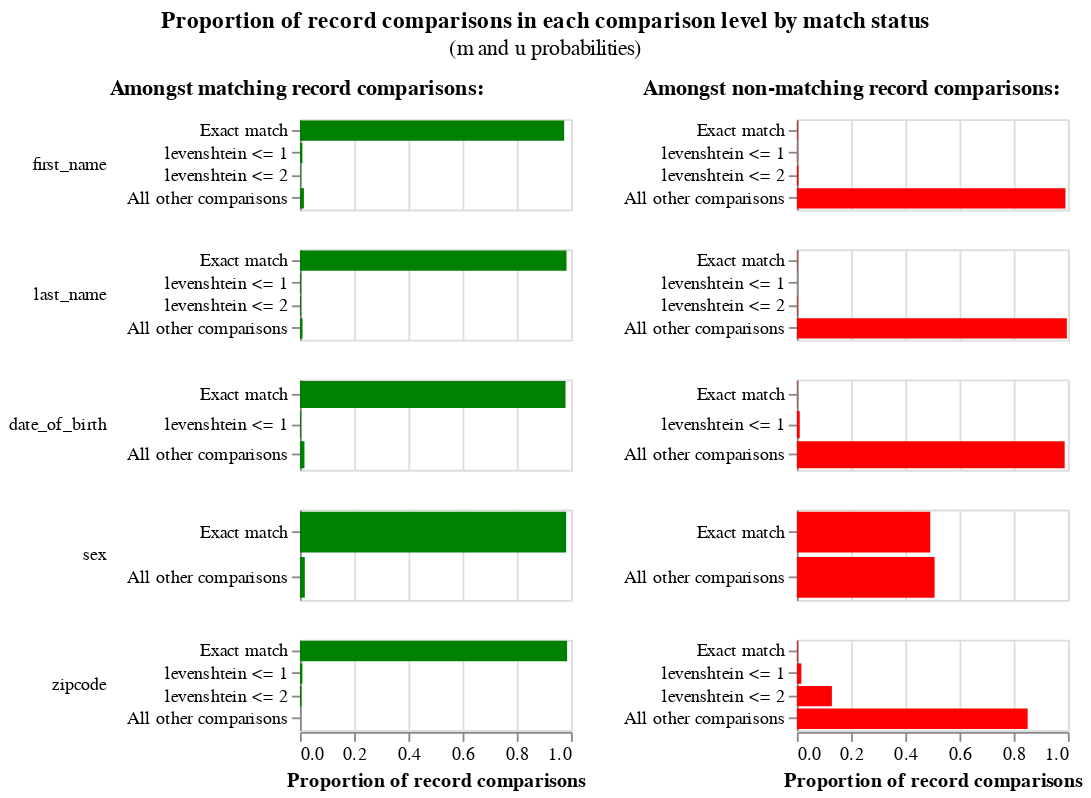

Notebook code for this chart:
### Code cell
linker.m_u_parameters_chart()

### Figure 1 — Vega-Lite specification as saved in the notebook (floating-point values rounded to 4 significant figures)
{"config": {"view": {"width": 400, "height": 300}, "title": {"anchor": "middle", "offset": 10}, "header": {"title": null}}, "hconcat": [{"mark": "bar", "title": {"text": "Amongst matching record comparisons:", "fontWeight": "bold", "fontSize": 12}, "encoding": {"row": {"type": "nominal", "field": "comparison_name", "sort": {"field": "comparison_sort_order"}, "header": {"labelAngle": 0, "labelAnchor": "middle", "labelAlign": "left"}}, "x": {"type": "quantitative", "field": "m_probability", "axis": {"title": "Proportion of record comparisons"}}, "y": {"type": "nominal", "axis": {"title": null}, "field": "label_for_charts", "sort": {"field": "comparison_vector_value", "order": "descending"}}, "tooltip": [{"type": "nominal", "field": "m_probability_description", "title": "m probability description"}, {"type": "nominal", "field": "comparison_name", "title": "Comparison column name"}, {"type": "ordinal", "field": "label_for_charts", "title": "Label"}, {"type": "nominal", "field": "sql_condition", "title": "SQL condition"}, {"type": "quantitative", "field": "m_probability", "format": ".4p", "title": "m probability"}, {"type": "quantitative", "field": "u_probability", "format": ".4p", "title": "u probability"}, {"type": "quantitative", "field": "bayes_factor", "title": "Bayes factor = m/u", "format": ",.4f"}, {"type": "quantitative", "field": "log2_bayes_factor", "title": "Match weight = log2(m/u)", "format": ",.4f"}], "color": {"value": "green"}}, "resolve": {"scale": {"y": "independent"}}, "transform": [{"filter": "(datum.bayes_factor != 'no-op filter due to vega lite issue 4680')"}], "width": 150, "height": 50}, {"mark": "bar", "title": {"text": "Amongst non-matching record comparisons:", "fontWeight": "bold", "fontSize": 12}, "encoding": {"row": {"type": "nominal", "field": "comparison_name", "sort": {"field": "comparison_sort_order"}, "header": {"labels": false}}, "x": {"type": "quantitative", "field": "u_probability", "axis": {"title": "Proportion of record comparisons"}}, "y": {"type": "nominal", "axis": {"title": null}, "field": "label_for_charts", "sort": {"field": "comparison_vector_value", "order": "descending"}}, "tooltip": [{"type": "nominal", "field": "u_probability_description", "title": "u probability description"}, {"type": "nominal", "field": "comparison_name", "title": "Comparison column name"}, {"type": "ordinal", "field": "label_for_charts", "title": "Label"}, {"type": "nominal", "field": "sql_condition", "title": "SQL condition"}, {"type": "quantitative", "field": "m_probability", "format": ".4p", "title": "m probability"}, {"type": "quantitative", "field": "u_probability", "format": ".4p", "title": "u probability"}, {"type": "quantitative", "field": "bayes_factor", "title": "Bayes factor = m/u", "format": ",.4f"}, {"type": "quantitative", "field": "log2_bayes_factor", "title": "Match weight = log2(m/u)", "format": ",.4f"}], "color": {"value": "red"}}, "resolve": {"scale": {"y": "independent"}}, "transform": [{"filter": "(datum.bayes_factor != 'no-op filter2 due to vega lite issue 4680')"}], "width": 150, "height": 50}], "data": {"values": [{"comparison_name": "first_name", "sql_condition": "\"first_name_l\" = \"first_name_r\"", "label_for_charts": "Exact match", "m_probability": 0.9747, "u_probability": 0.002543, "m_probability_description": "Amongst matching record comparisons, 97.47% of records are in the exact match comparison level", "u_probability_description": "Amongst non-matching record comparisons, 0.25% of records are in the exact match comparison level", "has_tf_adjustments": false, "tf_adjustment_column": null, "tf_adjustment_weight": 1.0, "is_null_level": false, "bayes_factor": 383.3, "log2_bayes_factor": 8.582, "comparison_vector_value": 3, "max_comparison_vector_value": 3, "bayes_factor_description": "If comparison level is `exact match` then comparison is 383.27 times more likely to be a match", "probability_two_random_records_match": 0.0004458, "comparison_sort_order": 0}, {"comparison_name": "first_name", "sql_condition": "levenshtein(\"first_name_l\", \"first_name_r\") <= 1", "label_for_charts": "levenshtein <= 1", "m_probability": 0.008944, "u_probability": 0.001136, "m_probability_description": "Amongst matching record comparisons, 0.89% of records are in the levenshtein <= 1 comparison level", "u_probability_description": "Amongst non-matching record comparisons, 0.11% of records are in the levenshtein <= 1 comparison level", "has_tf_adjustments": false, "tf_adjustment_column": null, "tf_adjustment_weight": 1.0, "is_null_level": false, "bayes_factor": 7.874, "log2_bayes_factor": 2.977, "comparison_vector_value": 2, "max_comparison_vector_value": 3, "bayes_factor_description": "If comparison level is `levenshtein <= 1` then comparison is 7.87 times more likely to be a match", "probability_two_random_records_match": 0.0004458, "comparison_sort_order": 0}, {"comparison_name": "first_name", "sql_condition": "levenshtein(\"first_name_l\", \"first_name_r\") <= 2", "label_for_charts": "levenshtein <= 2", "m_probability": 0.001785, "u_probability": 0.005372, "m_probability_description": "Amongst matching record comparisons, 0.18% of records are in the levenshtein <= 2 comparison level", "u_probability_description": "Amongst non-matching record comparisons, 0.54% of records are in the levenshtein <= 2 comparison level", "has_tf_adjustments": false, "tf_adjustment_column": null, "tf_adjustment_weight": 1.0, "is_null_level": false, "bayes_factor": 0.3323, "log2_bayes_factor": -1.589, "comparison_vector_value": 1, "max_comparison_vector_value": 3, "bayes_factor_description": "If comparison level is `levenshtein <= 2` then comparison is  3.01 times less likely to be a match", "probability_two_random_records_match": 0.0004458, "comparison_sort_order": 0}, {"comparison_name": "first_name", "sql_condition": "ELSE", "label_for_charts": "All other comparisons", "m_probability": 0.01457, "u_probability": 0.9909, "m_probability_description": "Amongst matching record comparisons, 1.46% of records are in the all other comparisons comparison level", "u_probability_description": "Amongst non-matching record comparisons, 99.09% of records are in the all other comparisons comparison level", "has_tf_adjustments": false, "tf_adjustment_column": null, "tf_adjustment_weight": 1.0, "is_null_level": false, "bayes_factor": 0.0147, "log2_bayes_factor": -6.088, "comparison_vector_value": 0, "max_comparison_vector_value": 3, "bayes_factor_description": "If comparison level is `all other comparisons` then comparison is  68.01 times less likely to be a match", "probability_two_random_records_match": 0.0004458, "comparison_sort_order": 0}, {"comparison_name": "last_name", "sql_condition": "\"last_name_l\" = \"last_name_r\"", "label_for_charts": "Exact match", "m_probability": 0.9834, "u_probability": 0.001709, "m_probability_description": "Amongst matching record comparisons, 98.34% of records are in the exact match comparison level", "u_probability_description": "Amongst non-matching record comparisons, 0.17% of records are in the exact match comparison level", "has_tf_adjustments": false, "tf_adjustment_column": null, "tf_adjustment_weight": 1.0, "is_null_level": false, "bayes_factor": 575.5, "log2_bayes_factor": 9.169, "comparison_vector_value": 3, "max_comparison_vector_value": 3, "bayes_factor_description": "If comparison level is `exact match` then comparison is 575.55 times more likely to be a match", "probability_two_random_records_match": 0.0004458, "comparison_sort_order": 1}, {"comparison_name": "last_name", "sql_condition": "levenshtein(\"last_name_l\", \"last_name_r\") <= 1", "label_for_charts": "levenshtein <= 1", "m_probability": 0.003589, "u_probability": 0.0001777, "m_probability_description": "Amongst matching record comparisons, 0.36% of records are in the levenshtein <= 1 comparison level", "u_probability_description": "Amongst non-matching record comparisons, 0.02% of records are in the levenshtein <= 1 comparison level", "has_tf_adjustments": false, "tf_adjustment_column": null, "tf_adjustment_weight": 1.0, "is_null_level": false, "bayes_factor": 20.2, "log2_bayes_factor": 4.336, "comparison_vector_value": 2, "max_comparison_vector_value": 3, "bayes_factor_description": "If comparison level is `levenshtein <= 1` then comparison is 20.20 times more likely to be a match", "probability_two_random_records_match": 0.0004458, "comparison_sort_order": 1}, {"comparison_name": "last_name", "sql_condition": "levenshtein(\"last_name_l\", \"last_name_r\") <= 2", "label_for_charts": "levenshtein <= 2", "m_probability": 0.003596, "u_probability": 0.00198, "m_probability_description": "Amongst matching record comparisons, 0.36% of records are in the levenshtein <= 2 comparison level", "u_probability_description": "Amongst non-matching record comparisons, 0.20% of records are in the levenshtein <= 2 comparison level", "has_tf_adjustments": false, "tf_adjustment_column": null, "tf_adjustment_weight": 1.0, "is_null_level": false, "bayes_factor": 1.816, "log2_bayes_factor": 0.8611, "comparison_vector_value": 1, "max_comparison_vector_value": 3, "bayes_factor_description": "If comparison level is `levenshtein <= 2` then comparison is 1.82 times more likely to be a match", "probability_two_random_records_match": 0.0004458, "comparison_sort_order": 1}, {"comparison_name": "last_name", "sql_condition": "ELSE", "label_for_charts": "All other comparisons", "m_probability": 0.009397, "u_probability": 0.9961, "m_probability_description": "Amongst matching record comparisons, 0.94% of records are in the all other comparisons comparison level", "u_probability_description": "Amongst non-matching record comparisons, 99.61% of records are in the all other comparisons comparison level", "has_tf_adjustments": false, "tf_adjustment_column": null, "tf_adjustment_weight": 1.0, "is_null_level": false, "bayes_factor": 0.009433, "log2_bayes_factor": -6.728, "comparison_vector_value": 0, "max_comparison_vector_value": 3, "bayes_factor_description": "If comparison level is `all other comparisons` then comparison is  106.01 times less likely to be a match", "probability_two_random_records_match": 0.0004458, "comparison_sort_order": 1}, {"comparison_name": "date_of_birth", "sql_condition": "\"date_of_birth_l\" = \"date_of_birth_r\"", "label_for_charts": "Exact match", "m_probability": 0.9798, "u_probability": 0.001485, "m_probability_description": "Amongst matching record comparisons, 97.98% of records are in the exact match comparison level", "u_probability_description": "Amongst non-matching record comparisons, 0.15% of records are in the exact match comparison level", "has_tf_adjustments": false, "tf_adjustment_column": null, "tf_adjustment_weight": 1.0, "is_null_level": false, "bayes_factor": 659.7, "log2_bayes_factor": 9.366, "comparison_vector_value": 2, "max_comparison_vector_value": 2, "bayes_factor_description": "If comparison level is `exact match` then comparison is 659.69 times more likely to be a match", "probability_two_random_records_match": 0.0004458, "comparison_sort_order": 2}, {"comparison_name": "date_of_birth", "sql_condition": "levenshtein(\"date_of_birth_l\", \"date_of_birth_r\") <= 1", "label_for_charts": "levenshtein <= 1", "m_probability": 0.003598, "u_probability": 0.01053, "m_probability_description": "Amongst matching record comparisons, 0.36% of records are in the levenshtein <= 1 comparison level", "u_probability_description": "Amongst non-matching record comparisons, 1.05% of records are in the levenshtein <= 1 comparison level", "has_tf_adjustments": false, "tf_adjustment_column": null, "tf_adjustment_weight": 1.0, "is_null_level": false, "bayes_factor": 0.3416, "log2_bayes_factor": -1.549, "comparison_vector_value": 1, "max_comparison_vector_value": 2, "bayes_factor_description": "If comparison level is `levenshtein <= 1` then comparison is  2.93 times less likely to be a match", "probability_two_random_records_match": 0.0004458, "comparison_sort_order": 2}, {"comparison_name": "date_of_birth", "sql_condition": "ELSE", "label_for_charts": "All other comparisons", "m_probability": 0.0166, "u_probability": 0.988, "m_probability_description": "Amongst matching record comparisons, 1.66% of records are in the all other comparisons comparison level", "u_probability_description": "Amongst non-matching record comparisons, 98.80% of records are in the all other comparisons comparison level", "has_tf_adjustments": false, "tf_adjustment_column": null, "tf_adjustment_weight": 1.0, "is_null_level": false, "bayes_factor": 0.01681, "log2_bayes_factor": -5.895, "comparison_vector_value": 0, "max_comparison_vector_value": 2, "bayes_factor_description": "If comparison level is `all other comparisons` then comparison is  59.50 times less likely to be a match", "probability_two_random_records_match": 0.0004458, "comparison_sort_order": 2}, {"comparison_name": "sex", "sql_condition": "\"sex_l\" = \"sex_r\"", "label_for_charts": "Exact match", "m_probability": 0.9821, "u_probability": 0.492, "m_probability_description": "Amongst matching record comparisons, 98.21% of records are in the exact match comparison level", "u_probability_description": "Amongst non-matching record comparisons, 49.20% of records are in the exact match comparison level", "has_tf_adjustments": false, "tf_adjustment_column": null, "tf_adjustment_weight": 1.0, "is_null_level": false, "bayes_factor": 1.996, "log2_bayes_factor": 0.9972, "comparison_vector_value": 1, "max_comparison_vector_value": 1, "bayes_factor_description": "If comparison level is `exact match` then comparison is 2.00 times more likely to be a match", "probability_two_random_records_match": 0.0004458, "comparison_sort_order": 3}, {"comparison_name": "sex", "sql_condition": "ELSE", "label_for_charts": "All other comparisons", "m_probability": 0.01795, "u_probability": 0.508, "m_probability_description": "Amongst matching record comparisons, 1.79% of records are in the all other comparisons comparison level", "u_probability_description": "Amongst non-matching record comparisons, 50.80% of records are in the all other comparisons comparison level", "has_tf_adjustments": false, "tf_adjustment_column": null, "tf_adjustment_weight": 1.0, "is_null_level": false, "bayes_factor": 0.03533, "log2_bayes_factor": -4.823, "comparison_vector_value": 0, "max_comparison_vector_value": 1, "bayes_factor_description": "If comparison level is `all other comparisons` then comparison is  28.31 times less likely to be a match", "probability_two_random_records_match": 0.0004458, "comparison_sort_order": 3}, {"comparison_name": "zipcode", "sql_condition": "\"zipcode_l\" = \"zipcode_r\"", "label_for_charts": "Exact match", "m_probability": 0.9855, "u_probability": 0.003017, "m_probability_description": "Amongst matching record comparisons, 98.55% of records are in the exact match comparison level", "u_probability_description": "Amongst non-matching record comparisons, 0.30% of records are in the exact match comparison level", "has_tf_adjustments": false, "tf_adjustment_column": null, "tf_adjustment_weight": 1.0, "is_null_level": false, "bayes_factor": 326.7, "log2_bayes_factor": 8.352, "comparison_vector_value": 3, "max_comparison_vector_value": 3, "bayes_factor_description": "If comparison level is `exact match` then comparison is 326.68 times more likely to be a match", "probability_two_random_records_match": 0.0004458, "comparison_sort_order": 4}, {"comparison_name": "zipcode", "sql_condition": "levenshtein(\"zipcode_l\", \"zipcode_r\") <= 1", "label_for_charts": "levenshtein <= 1", "m_probability": 0.009038, "u_probability": 0.01655, "m_probability_description": "Amongst matching record comparisons, 0.90% of records are in the levenshtein <= 1 comparison level", "u_probability_description": "Amongst non-matching record comparisons, 1.65% of records are in the levenshtein <= 1 comparison level", "has_tf_adjustments": false, "tf_adjustment_column": null, "tf_adjustment_weight": 1.0, "is_null_level": false, "bayes_factor": 0.5461, "log2_bayes_factor": -0.8726, "comparison_vector_value": 2, "max_comparison_vector_value": 3, "bayes_factor_description": "If comparison level is `levenshtein <= 1` then comparison is  1.83 times less likely to be a match", "probability_two_random_records_match": 0.0004458, "comparison_sort_order": 4}, {"comparison_name": "zipcode", "sql_condition": "levenshtein(\"zipcode_l\", \"zipcode_r\") <= 2", "label_for_charts": "levenshtein <= 2", "m_probability": 0.005415, "u_probability": 0.1291, "m_probability_description": "Amongst matching record comparisons, 0.54% of records are in the levenshtein <= 2 comparison level", "u_probability_description": "Amongst non-matching record comparisons, 12.91% of records are in the levenshtein <= 2 comparison level", "has_tf_adjustments": false, "tf_adjustment_column": null, "tf_adjustment_weight": 1.0, "is_null_level": false, "bayes_factor": 0.04195, "log2_bayes_factor": -4.575, "comparison_vector_value": 1, "max_comparison_vector_value": 3, "bayes_factor_description": "If comparison level is `levenshtein <= 2` then comparison is  23.84 times less likely to be a match", "probability_two_random_records_match": 0.0004458, "comparison_sort_order": 4}, {"comparison_name": "zipcode", "sql_condition": "ELSE", "label_for_charts": "All other comparisons", "m_probability": 5.86e-12, "u_probability": 0.8514, "m_probability_description": "Amongst matching record comparisons, 0.00% of records are in the all other comparisons comparison level", "u_probability_description": "Amongst non-matching record comparisons, 85.14% of records are in the all other comparisons comparison level", "has_tf_adjustments": false, "tf_adjustment_column": null, "tf_adjustment_weight": 1.0, "is_null_level": false, "bayes_factor": 6.883e-12, "log2_bayes_factor": -37.08, "comparison_vector_value": 0, "max_comparison_vector_value": 3, "bayes_factor_description": "If comparison level is `all other comparisons` then comparison is  145,280,855,562.50 times less likely to be a match", "probability_two_random_records_match": 0.0004458, "comparison_sort_order": 4}]}, "title": {"text": "Proportion of record comparisons in each comparison level by match status", "subtitle": "(m and u probabilities)"}, "$schema": "https://vega.github.io/schema/vega-lite/v4.json"}
